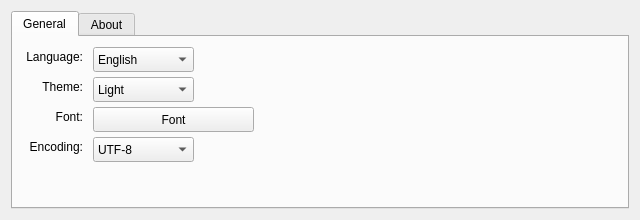
<?xml version="1.0" encoding="UTF-8"?>
<ui version="4.0">
 <class>settingForm</class>
 <widget class="QWidget" name="settingForm">
  <property name="windowModality">
   <enum>Qt::ApplicationModal</enum>
  </property>
  <property name="geometry">
   <rect>
    <x>0</x>
    <y>0</y>
    <width>640</width>
    <height>220</height>
   </rect>
  </property>
  <property name="minimumSize">
   <size>
    <width>640</width>
    <height>220</height>
   </size>
  </property>
  <property name="maximumSize">
   <size>
    <width>640</width>
    <height>220</height>
   </size>
  </property>
  <property name="windowTitle">
   <string>Settings</string>
  </property>
  <property name="windowIcon">
   <iconset resource="../resources/resources.qrc">
    <normaloff>:/img/img/setting.png</normaloff>:/img/img/setting.png</iconset>
  </property>
  <layout class="QGridLayout" name="gridLayout">
   <item row="0" column="0">
    <widget class="QTabWidget" name="TabWidget">
     <property name="currentIndex">
      <number>0</number>
     </property>
     <widget class="QWidget" name="GeneralTab">
      <attribute name="title">
       <string>General</string>
      </attribute>
      <widget class="QLabel" name="LanguageLabel">
       <property name="geometry">
        <rect>
         <x>10</x>
         <y>10</y>
         <width>60</width>
         <height>20</height>
        </rect>
       </property>
       <property name="text">
        <string>Language:</string>
       </property>
       <property name="alignment">
        <set>Qt::AlignRight|Qt::AlignTrailing|Qt::AlignVCenter</set>
       </property>
      </widget>
      <widget class="QComboBox" name="LanguageComboBox">
       <property name="geometry">
        <rect>
         <x>80</x>
         <y>10</y>
         <width>101</width>
         <height>25</height>
        </rect>
       </property>
       <item>
        <property name="text">
         <string>English</string>
        </property>
       </item>
       <item>
        <property name="text">
         <string>简体中文</string>
        </property>
       </item>
       <item>
        <property name="text">
         <string>繁體中文</string>
        </property>
       </item>
      </widget>
      <widget class="QLabel" name="ThemeLabel">
       <property name="geometry">
        <rect>
         <x>10</x>
         <y>40</y>
         <width>60</width>
         <height>20</height>
        </rect>
       </property>
       <property name="text">
        <string>Theme:</string>
       </property>
       <property name="alignment">
        <set>Qt::AlignRight|Qt::AlignTrailing|Qt::AlignVCenter</set>
       </property>
      </widget>
      <widget class="QComboBox" name="ThemeComboBox">
       <property name="geometry">
        <rect>
         <x>80</x>
         <y>40</y>
         <width>101</width>
         <height>25</height>
        </rect>
       </property>
       <item>
        <property name="text">
         <string>Light</string>
        </property>
       </item>
       <item>
        <property name="text">
         <string>Dark</string>
        </property>
       </item>
      </widget>
      <widget class="QLabel" name="FontLabel">
       <property name="geometry">
        <rect>
         <x>10</x>
         <y>70</y>
         <width>60</width>
         <height>20</height>
        </rect>
       </property>
       <property name="text">
        <string>Font:</string>
       </property>
       <property name="alignment">
        <set>Qt::AlignRight|Qt::AlignTrailing|Qt::AlignVCenter</set>
       </property>
      </widget>
      <widget class="QPushButton" name="FontPushButton">
       <property name="geometry">
        <rect>
         <x>80</x>
         <y>70</y>
         <width>161</width>
         <height>25</height>
        </rect>
       </property>
       <property name="text">
        <string>Font</string>
       </property>
      </widget>
      <widget class="QLabel" name="EncodingLabel">
       <property name="geometry">
        <rect>
         <x>10</x>
         <y>100</y>
         <width>60</width>
         <height>20</height>
        </rect>
       </property>
       <property name="text">
        <string>Encoding:</string>
       </property>
       <property name="alignment">
        <set>Qt::AlignRight|Qt::AlignTrailing|Qt::AlignVCenter</set>
       </property>
      </widget>
      <widget class="QComboBox" name="EncodingComboBox">
       <property name="geometry">
        <rect>
         <x>80</x>
         <y>100</y>
         <width>101</width>
         <height>25</height>
        </rect>
       </property>
       <item>
        <property name="text">
         <string>UTF-8</string>
        </property>
       </item>
       <item>
        <property name="text">
         <string>UTF-32</string>
        </property>
       </item>
       <item>
        <property name="text">
         <string>GBK</string>
        </property>
       </item>
       <item>
        <property name="text">
         <string>GB2312</string>
        </property>
       </item>
       <item>
        <property name="text">
         <string>ISO-8859-1</string>
        </property>
       </item>
       <item>
        <property name="text">
         <string>BIG5</string>
        </property>
       </item>
      </widget>
     </widget>
     <widget class="QWidget" name="AboutTab">
      <attribute name="title">
       <string>About</string>
      </attribute>
      <widget class="QLabel" name="IconLabel">
       <property name="geometry">
        <rect>
         <x>15</x>
         <y>5</y>
         <width>40</width>
         <height>40</height>
        </rect>
       </property>
       <property name="text">
        <string/>
       </property>
       <property name="pixmap">
        <pixmap resource="../resources/resources.qrc">:/icon/icon/main.ico</pixmap>
       </property>
      </widget>
      <widget class="QLabel" name="IssueLabel">
       <property name="geometry">
        <rect>
         <x>20</x>
         <y>110</y>
         <width>500</width>
         <height>16</height>
        </rect>
       </property>
       <property name="font">
        <font>
         <pointsize>10</pointsize>
        </font>
       </property>
       <property name="text">
        <string>&lt;html&gt;&lt;head/&gt;&lt;body&gt;&lt;p&gt;Issue:&amp;ensp;&lt;a href=&quot;https://github.com/nixgnauhcuy/QtComMate/issues&quot;&gt;&lt;span style=&quot; color:#0000ff;&quot;&gt;https://github.com/nixgnauhcuy/QtComMate/issues&lt;/span&gt;&lt;/a&gt;&lt;/p&gt;&lt;/body&gt;&lt;/html&gt;</string>
       </property>
       <property name="openExternalLinks">
        <bool>true</bool>
       </property>
      </widget>
      <widget class="QLabel" name="LatestVersionLabel">
       <property name="geometry">
        <rect>
         <x>20</x>
         <y>90</y>
         <width>500</width>
         <height>16</height>
        </rect>
       </property>
       <property name="font">
        <font>
         <pointsize>10</pointsize>
        </font>
       </property>
       <property name="text">
        <string>&lt;html&gt;&lt;head/&gt;&lt;body&gt;&lt;p&gt;Latest Version:&amp;ensp;&lt;a href=&quot;https://github.com/nixgnauhcuy/QtComMate/releases&quot;&gt;&lt;span style=&quot; color:#0000ff;&quot;&gt;https://github.com/nixgnauhcuy/QtComMate/releases&lt;/span&gt;&lt;/a&gt;&lt;/p&gt;&lt;/body&gt;&lt;/html&gt;</string>
       </property>
       <property name="openExternalLinks">
        <bool>true</bool>
       </property>
      </widget>
      <widget class="QLabel" name="LicenseLabel">
       <property name="geometry">
        <rect>
         <x>20</x>
         <y>130</y>
         <width>500</width>
         <height>16</height>
        </rect>
       </property>
       <property name="font">
        <font>
         <pointsize>10</pointsize>
        </font>
       </property>
       <property name="text">
        <string>&lt;html&gt;&lt;head/&gt;&lt;body&gt;&lt;p&gt;License:&amp;ensp;&lt;a href=&quot;https://github.com/nixgnauhcuy/QtComMate/blob/main/LICENSE&quot;&gt;&lt;span style=&quot; color:#0000ff;&quot;&gt;https://github.com/nixgnauhcuy/QtComMate/blob/main/LICENSE&lt;/span&gt;&lt;/a&gt;&lt;/p&gt;&lt;/body&gt;&lt;/html&gt;</string>
       </property>
       <property name="openExternalLinks">
        <bool>true</bool>
       </property>
      </widget>
      <widget class="QLabel" name="VersionLabel">
       <property name="geometry">
        <rect>
         <x>20</x>
         <y>70</y>
         <width>500</width>
         <height>16</height>
        </rect>
       </property>
       <property name="font">
        <font>
         <pointsize>10</pointsize>
        </font>
       </property>
       <property name="text">
        <string>Version: 1.1.0</string>
       </property>
      </widget>
      <widget class="QLabel" name="SubTitleLabel">
       <property name="geometry">
        <rect>
         <x>60</x>
         <y>30</y>
         <width>500</width>
         <height>16</height>
        </rect>
       </property>
       <property name="font">
        <font>
         <pointsize>10</pointsize>
         <bold>true</bold>
        </font>
       </property>
       <property name="text">
        <string>Simple Serial Port Tool Based on pyqt6</string>
       </property>
      </widget>
     </widget>
    </widget>
   </item>
  </layout>
 </widget>
 <resources>
  <include location="../resources/resources.qrc"/>
 </resources>
 <connections/>
</ui>
